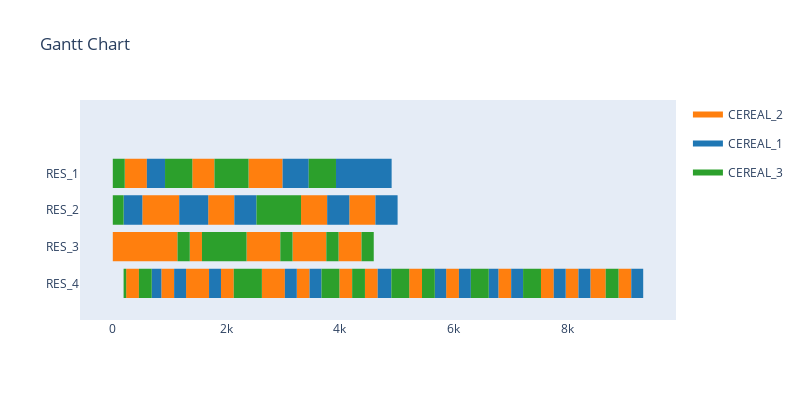

The code cell stored with this chart in its notebook:
### Code cell
simulation = sim_constrained.Env(visualise=True, verbose=False)

while simulation.alive:
    
    #print(list(simulation.possible_actions.items()))

    action_order = random.choice(list(simulation.possible_actions.keys()))
    action_resource = random.choice(simulation.possible_actions[action_order])
    
    #print("Action is taken: " , (action_order,action_resource))
    #print()
    print(simulation.step((action_order,action_resource)))

### Figure 1 — Plotly figure (JSON) as saved in the notebook; plotly's stock layout.template omitted (floating-point values rounded to 4 significant figures; data arrays with more than 128 entries replaced by an {"elided": "..."} marker saying what was removed)
{"data": [{"fill": "toself", "fillcolor": "rgb(255, 127, 14)", "hoverinfo": "name", "legendgroup": "rgb(255, 127, 14)", "mode": "none", "name": "CEREAL_2", "showlegend": true, "type": "scatter", "x": {"elided": "239 int values"}, "y": {"elided": "239 float values"}}, {"fill": "toself", "fillcolor": "rgb(31, 119, 180)", "hoverinfo": "name", "legendgroup": "rgb(31, 119, 180)", "mode": "none", "name": "CEREAL_1", "showlegend": true, "type": "scatter", "x": {"elided": "149 int values"}, "y": {"elided": "149 float values"}}, {"fill": "toself", "fillcolor": "rgb(44, 160, 44)", "hoverinfo": "name", "legendgroup": "rgb(44, 160, 44)", "mode": "none", "name": "CEREAL_3", "showlegend": true, "type": "scatter", "x": {"elided": "159 int values"}, "y": {"elided": "159 float values"}}, {"legendgroup": "rgb(255, 127, 14)", "marker": {"color": "rgb(255, 127, 14)", "opacity": 0, "size": 1}, "mode": "markers", "name": "", "showlegend": false, "text": [null, null, null, null, null, null, null, null, null, null, null, null, null, null, null, null, null, null, null, null, null, null, null, null, null, null, null, null, null, null, null, null, null, null, null, null, null, null, null, null, null, null, null, null, null, null, null, null, null, null, null, null, null, null, null, null, null, null, null, null, null, null, null, null, null, null, null, null, null, null, null, null, null, null, null, null, null, null, null, null, null, null, null, null, null, null, null, null, null, null, null, null, null, null, null, null], "type": "scatter", "x": [0, 190, 190, 380, 210, 600, 235, 460, 380, 570, 520, 980, 570, 760, 760, 950, 855, 1080, 950, 1140, 980, 1170, 1290, 1515, 1355, 1570, 1400, 1790, 1515, 1560, 1560, 1605, 1605, 1650, 1650, 1695, 1680, 2140, 1905, 2130, 2355, 2570, 2390, 2780, 2570, 2760, 2625, 2850, 2760, 2950, 2780, 2990, 2850, 2895, 2895, 2940, 2940, 2985, 2985, 3030, 3165, 3380, 3240, 3465, 3315, 3775, 3380, 3570, 3570, 3760, 3975, 4190, 3990, 4215, 4165, 4625, 4190, 4380, 4440, 4665, 5220, 5445, 5870, 6095, 6790, 7015, 7540, 7765, 7975, 8200, 8410, 8635, 8635, 8680, 8905, 9130], "y": [1, 1, 1, 1, 3, 3, 0, 0, 1, 1, 2, 2, 1, 1, 1, 1, 0, 0, 1, 1, 2, 2, 0, 0, 1, 1, 3, 3, 0, 0, 0, 0, 0, 0, 0, 0, 2, 2, 0, 0, 1, 1, 3, 3, 1, 1, 0, 0, 1, 1, 3, 3, 0, 0, 0, 0, 0, 0, 0, 0, 1, 1, 0, 0, 2, 2, 1, 1, 1, 1, 1, 1, 0, 0, 2, 2, 1, 1, 0, 0, 0, 0, 0, 0, 0, 0, 0, 0, 0, 0, 0, 0, 0, 0, 0, 0]}, {"legendgroup": "rgb(31, 119, 180)", "marker": {"color": "rgb(31, 119, 180)", "opacity": 0, "size": 1}, "mode": "markers", "name": "", "showlegend": false, "text": [null, null, null, null, null, null, null, null, null, null, null, null, null, null, null, null, null, null, null, null, null, null, null, null, null, null, null, null, null, null, null, null, null, null, null, null, null, null, null, null, null, null, null, null, null, null, null, null, null, null, null, null, null, null, null, null, null, null, null, null], "type": "scatter", "x": [190, 520, 600, 920, 685, 855, 1080, 1290, 1170, 1560, 1560, 1680, 1695, 1905, 2140, 2530, 2990, 3310, 3030, 3240, 3310, 3450, 3465, 3675, 3775, 4165, 3930, 4210, 4210, 4350, 4350, 4490, 4490, 4630, 4625, 5015, 4630, 4770, 4665, 4875, 4770, 4910, 4875, 4905, 5670, 5840, 5840, 5870, 6095, 6305, 6620, 6790, 7015, 7225, 7765, 7975, 8200, 8410, 9130, 9340], "y": [2, 2, 3, 3, 0, 0, 0, 0, 2, 2, 2, 2, 0, 0, 2, 2, 3, 3, 0, 0, 3, 3, 0, 0, 2, 2, 3, 3, 3, 3, 3, 3, 3, 3, 2, 2, 3, 3, 0, 0, 3, 3, 0, 0, 0, 0, 0, 0, 0, 0, 0, 0, 0, 0, 0, 0, 0, 0, 0, 0]}, {"legendgroup": "rgb(44, 160, 44)", "marker": {"color": "rgb(44, 160, 44)", "opacity": 0, "size": 1}, "mode": "markers", "name": "", "showlegend": false, "text": [null, null, null, null, null, null, null, null, null, null, null, null, null, null, null, null, null, null, null, null, null, null, null, null, null, null, null, null, null, null, null, null, null, null, null, null, null, null, null, null, null, null, null, null, null, null, null, null, null, null, null, null, null, null, null, null, null, null, null, null, null, null, null, null], "type": "scatter", "x": [0, 210, 0, 190, 190, 235, 460, 685, 920, 1400, 1140, 1355, 1570, 1785, 1785, 1975, 1790, 2180, 1975, 2165, 2130, 2355, 2165, 2355, 2180, 2390, 2355, 2400, 2400, 2445, 2445, 2490, 2490, 2535, 2530, 3125, 2535, 2580, 2580, 2625, 2950, 3165, 3125, 3315, 3450, 3930, 3675, 3990, 3760, 3975, 4215, 4440, 4380, 4595, 4905, 5220, 5445, 5670, 6305, 6620, 7225, 7540, 8680, 8905], "y": [3, 3, 2, 2, 0, 0, 0, 0, 3, 3, 1, 1, 1, 1, 1, 1, 3, 3, 1, 1, 0, 0, 1, 1, 3, 3, 0, 0, 0, 0, 0, 0, 0, 0, 2, 2, 0, 0, 0, 0, 1, 1, 2, 2, 3, 3, 0, 0, 1, 1, 0, 0, 1, 1, 0, 0, 0, 0, 0, 0, 0, 0, 0, 0]}], "layout": {"autosize": false, "height": 400, "hovermode": "closest", "showlegend": true, "title": {"text": "Gantt Chart"}, "width": 800, "xaxis": {"rangeselector": {"buttons": [{"count": 7, "label": "1w", "step": "day", "stepmode": "backward"}, {"count": 1, "label": "1m", "step": "month", "stepmode": "backward"}, {"count": 6, "label": "6m", "step": "month", "stepmode": "backward"}, {"count": 1, "label": "YTD", "step": "year", "stepmode": "todate"}, {"count": 1, "label": "1y", "step": "year", "stepmode": "backward"}, {"step": "all"}]}, "showgrid": false, "type": "linear", "zeroline": false}, "yaxis": {"autorange": false, "range": [-1, 5], "showgrid": false, "ticktext": ["RES_4", "RES_3", "RES_2", "RES_1"], "tickvals": [0, 1, 2, 3], "zeroline": false}}}
